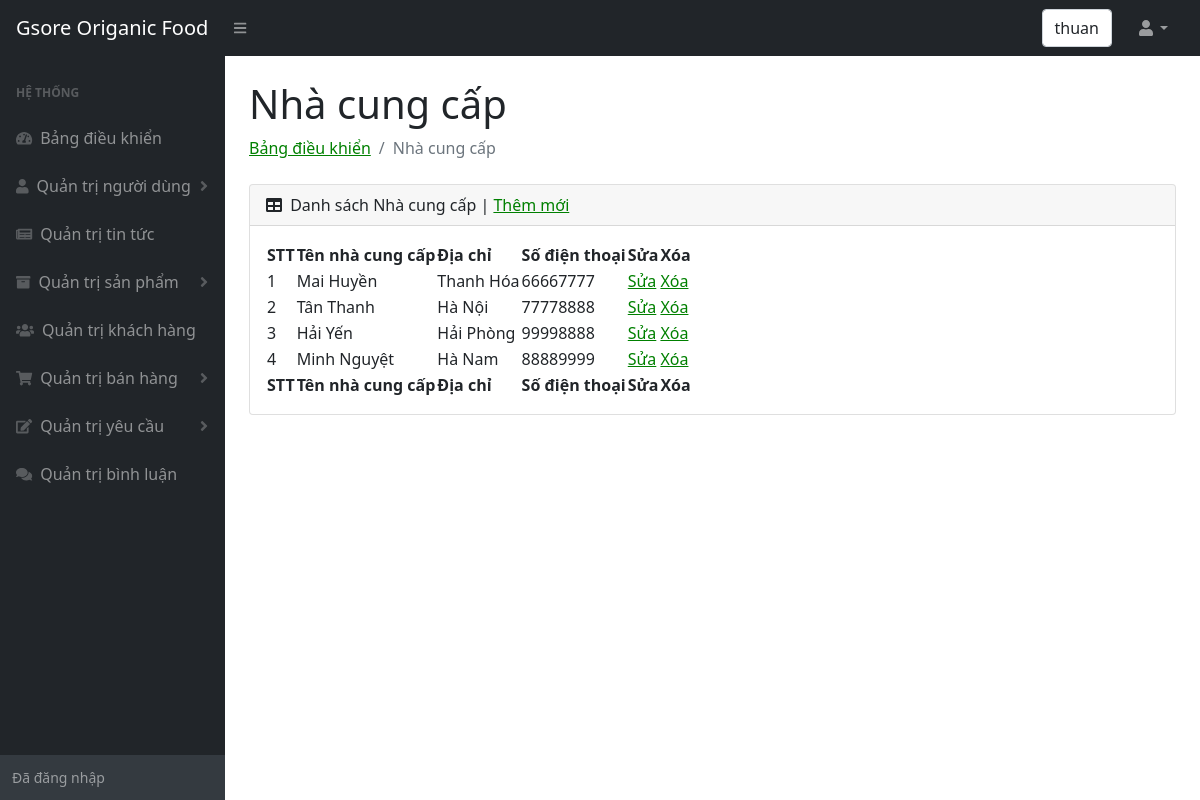
Screenshot of /admin/nhacungcap.php (signed in) with the database file from the repository.
### tables this page shows
CREATE TABLE `nhacungcap` (
  `manhacungcap` int(10) NOT NULL,
  `tennhacungcap` varchar(100) NOT NULL,
  `diachinhacungcap` varchar(100) NOT NULL,
  `sdtnhacungcap` int(15) NOT NULL
);

### admin/nhacungcap.php (the view, shortened to what this page needs)
<!DOCTYPE html>
<html lang="en">
    <html lang="en">
    <head>
        <link href="https://cdn.jsdelivr.net/npm/simple-datatables@latest/dist/style.css" rel="stylesheet" />
        <link href="css/styles.css" rel="stylesheet" />
    </head>
    <body class="sb-nav-fixed">
        <nav class="sb-topnav navbar navbar-expand navbar-dark bg-dark">
            <a class="navbar-brand ps-3" href="../index.php">Gsore Origanic Food </a>
            <button class="btn btn-link btn-sm order-1 order-lg-0 me-4 me-lg-0" id="sidebarToggle" href="#!"><i class="fas fa-bars"></i></button>
            <form class="d-none d-md-inline-block form-inline ms-auto me-0 me-md-3 my-2 my-md-0">
                <div class="input-group">
                  <div class="form-control"><?php  echo $_SESSION['ten_nguoi_dung'];?>  </div>
                </div>
            </form>
            <ul class="navbar-nav ms-auto ms-md-0 me-3 me-lg-4">
                <li class="nav-item dropdown">
                    <a class="nav-link dropdown-toggle" id="navbarDropdown" href="#" role="button" data-bs-toggle="dropdown" aria-expanded="false"><i class="fas fa-user fa-fw"></i></a>
                </li>
            </ul>
        </nav>
        <div id="layoutSidenav">
        <div id="layoutSidenav_nav" >
                <nav class="sb-sidenav accordion sb-sidenav-dark" id="sidenavAccordion">
                    <div class="sb-sidenav-menu">
                        <div class="nav">
                            <div class="sb-sidenav-menu-heading">Hệ thống</div>
                            <a class="nav-link" href="index.php">
                                <div class="sb-nav-link-icon"><i class="fas fa-tachometer-alt"></i></div>
                                Bảng điều khiển
                            </a>
                            <a class="nav-link collapsed" href="nguoidung.php" data-bs-toggle="collapse" data-bs-target="#collapseOne" aria-expanded="false" aria-controls="collapseOne">
                                <div class="sb-nav-link-icon"><i class="fas fa-user"></i></div>
                                Quản trị người dùng
                                <div class="sb-sidenav-collapse-arrow"><i class="fas fa-angle-down"></i></div>
                            </a>
                            <a class="nav-link" href="tintuc.php">
                                <div class="sb-nav-link-icon"><i class="fas fa-newspaper"></i></div>
                                    Quản trị tin tức
                            </a>
                            <a class="nav-link collapsed" href="#" data-bs-toggle="collapse" data-bs-target="#collapseTwo" aria-expanded="false" aria-controls="collapseTwo">
                                <div class="sb-nav-link-icon"><i class="fas fa-archive"></i></div>
                                Quản trị sản phẩm
                                <div class="sb-sidenav-collapse-arrow"><i class="fas fa-angle-down"></i></div>
                            </a>
                            <a class="nav-link" href="khachhang.php">
                                <div class="sb-nav-link-icon"><i class="fas fa-users"></i></div>
                                Quản trị khách hàng
                            </a>
                            <a class="nav-link collapsed" href="#" data-bs-toggle="collapse" data-bs-target="#collapseThree" aria-expanded="false" aria-controls="collapseThree">
                                <div class="sb-nav-link-icon"><i class="fas fa-shopping-cart"></i></div>
                                Quản trị bán hàng
                                <div class="sb-sidenav-collapse-arrow"><i class="fas fa-angle-down"></i></div>
                            </a>
                            <a class="nav-link collapsed" href="#" data-bs-toggle="collapse" data-bs-target="#collapseFour" aria-expanded="false" aria-controls="collapseFour">
                                <div class="sb-nav-link-icon"><i class="fas fa-edit"></i></div>
                                Quản trị yêu cầu
                                <div class="sb-sidenav-collapse-arrow"><i class="fas fa-angle-down"></i></div>
                            </a>
                            <a class="nav-link" href="binhluan.php">
                                <div class="sb-nav-link-icon"><i class="fas fa-comments"></i></div>
                                Quản trị bình luận
                            </a>
                        </div>
                    </div>
                    <div class="sb-sidenav-footer">
                        <div class="small">Đã đăng nhập</div>
                    </div>
                </nav>
            </div>
            <div id="layoutSidenav_content">
                    <main>
                    <div class="container-fluid px-4">
                        <h1 class="mt-4">Nhà cung cấp</h1>
                        <ol class="breadcrumb mb-4">
                            <li class="breadcrumb-item"><a href="index.php">Bảng điều khiển</a></li>
                            <li class="breadcrumb-item active">Nhà cung cấp</li>
                        </ol>
                        <div class="card mb-4">
                            <div class="card-header">
                                <i class="fas fa-table me-1"></i>
                                Danh sách Nhà cung cấp | <a href="ncc_them_moi.php">Thêm mới</a>
                            </div>
                            <div class="card-body">
                                <table id="datatablesSimple">
                                    <thead>
                                        <tr>
                                            <th>STT</th>
                                            <th>Tên nhà cung cấp</th>
                                            <th>Địa chỉ</th>
                                            <th>Số điện thoại</th>
                                            <th>Sửa</th>
                                            <th>Xóa</th>
                                        </tr>
                                    </thead>
                                    <tfoot>
                                        <tr>
                                            <th>STT</th>
                                            <th>Tên nhà cung cấp</th>
                                            <th>Địa chỉ</th>
                                            <th>Số điện thoại</th>
                                            <th>Sửa</th>
                                            <th>Xóa</th>
                                        </tr>
                                    </tfoot>
                                    <tbody>
                <?php
                  include("../config.php");
                  $sql = "
                          SELECT *
                          from nhacungcap
                          order by manhacungcap desc";
                  $ncc = mysqli_query($ket_noi, $sql);
                  $i=0;
                  while ($row = mysqli_fetch_array($ncc)) {
                  $i++;
                ;?>
                                        <tr>
                                            <td><?php echo $i;?></td>
                                            <td><?php echo $row["tennhacungcap"];?></td>
                                            <td><?php echo $row["diachinhacungcap"];?></td>
                                            <td><?php echo $row["sdtnhacungcap"];?></td>
                                            <td><a href="ncc_sua.php?id=<?php echo $row["manhacungcap"];?>">Sửa</a></td>
                                            <td><a href="ncc_xoa.php?id=<?php echo $row["manhacungcap"];?>">Xóa</a></td>
                                        </tr>
                <?php
                  }
                ;?>
                                    </tbody>
                                </table>
                            </div>
                        </div>
                    </div>
                </main>
            </div>
        </div>
    </body>
</html>

### rows the page displays
nhacungcap: tennhacungcap "Mai Huyền", diachinhacungcap "Thanh Hóa", sdtnhacungcap "66667777"
nhacungcap: tennhacungcap "Tân Thanh", diachinhacungcap "Hà Nội", sdtnhacungcap "77778888"
nhacungcap: tennhacungcap "Hải Yến", diachinhacungcap "Hải Phòng", sdtnhacungcap "99998888"
nhacungcap: tennhacungcap "Minh Nguyệt", diachinhacungcap "Hà Nam", sdtnhacungcap "88889999"

### other values shown
$_SESSION['ten_nguoi_dung'] "thuan"
